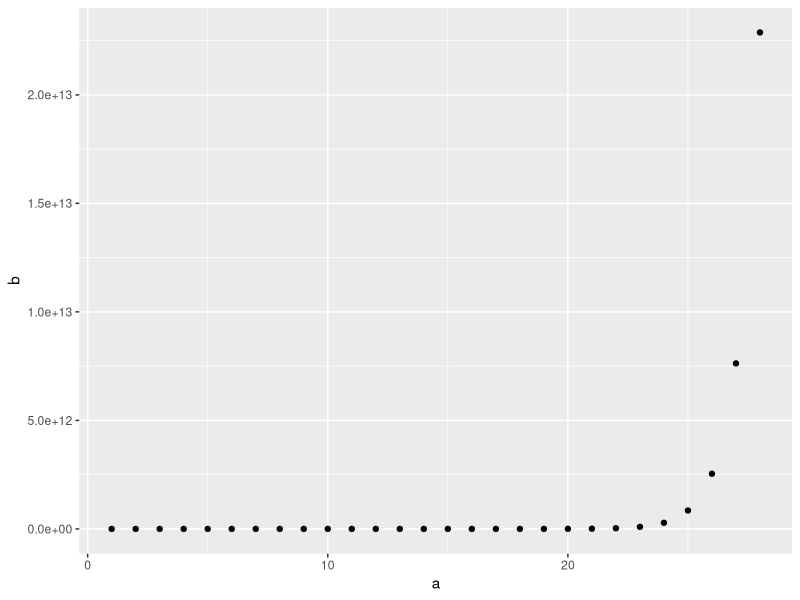

Reproduce this figure in R.
print("hello world from R for purpose of github")

a = seq(1, 28, 1)
b = 3 ^ a - 2 ^ (a + 1) + 1

df <-  data.frame(a, b)
head(df)

library(ggplot2)

ggplot(data = df, aes(x = a, y = b)) + 
  geom_point()
